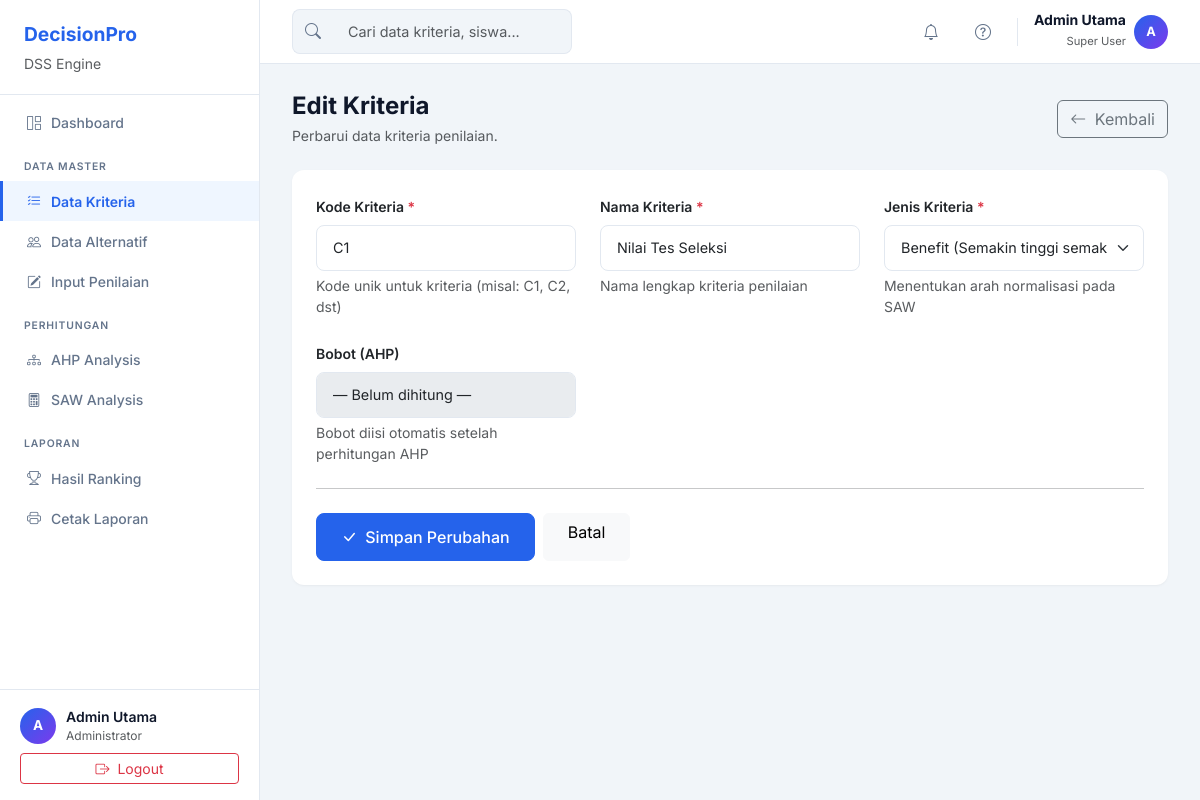
The app's page /?page=kriteria&action=edit&id=1 (signed in) with its own data.
### tables this page shows
CREATE TABLE IF NOT EXISTS tb_kriteria (
    id INT(11) PRIMARY KEY AUTO_INCREMENT,
    kode VARCHAR(5) UNIQUE NOT NULL,
    nama_kriteria VARCHAR(100) NOT NULL,
    jenis ENUM('Benefit','Cost') NOT NULL DEFAULT 'Benefit',
    bobot DECIMAL(10,6) DEFAULT NULL
);

### controllers/KriteriaController.php (called while the page is built, shortened)
<?php
require_once 'models/KriteriaModel.php';
class KriteriaController {
    private $model;
    public function __construct($conn) {
        $this->model = new KriteriaModel($conn);
    }
    public function edit($id) {
        $kriteria = $this->model->getById($id);
        $data = ['mode' => 'edit', 'kriteria' => $kriteria];
        $data['error'] = $_SESSION['flash_error'] ?? '';
        require_once 'views/kriteria/form.php';
    }
}
?>

### models/KriteriaModel.php (called while the page is built, shortened)
<?php
class KriteriaModel {
    private $conn;
    public function __construct($db) {
        $this->conn = $db;
    }
    public function getById($id) {
        $stmt = $this->conn->prepare("SELECT * FROM tb_kriteria WHERE id = ?");
        $stmt->execute([$id]);
        return $stmt->fetch(PDO::FETCH_ASSOC);
    }
}
?>

### views/kriteria/form.php (the view, shortened to what this page needs)
<?php require_once 'views/layouts/header.php'; ?>
<?php
$mode     = $data['mode'] ?? 'create';
$kriteria = $data['kriteria'] ?? null;
$is_edit  = ($mode === 'edit' && $kriteria);
$title    = $is_edit ? 'Edit Kriteria' : 'Tambah Kriteria';
?>
<div class="d-flex justify-content-between align-items-center mb-4">
    <div>
        <h4 class="mb-1 fw-bold"><?= $title ?></h4>
        <p class="text-muted mb-0 small">
            <?= $is_edit ? 'Perbarui data kriteria penilaian.' : 'Tambah kriteria penilaian baru ke dalam sistem.' ?>
        </p>
    </div>
    <a href="?page=kriteria" class="btn btn-outline-secondary">
        <i class="bi bi-arrow-left me-1"></i> Kembali
    </a>
</div>
<div class="card border-0">
    <div class="card-body p-4">
        <form method="POST" action="?page=kriteria&action=<?= $is_edit ? 'update&id=' . $kriteria['id'] : 'store' ?>">
            <div class="row g-4">
                <div class="col-md-4">
                    <label for="kode" class="form-label fw-semibold small">Kode Kriteria <span class="text-danger">*</span></label>
                    <input type="text" class="form-control" id="kode" name="kode"
                           placeholder="Contoh: C1" maxlength="5"
                           value="<?= htmlspecialchars($kriteria['kode'] ?? '') ?>" required>
                    <div class="form-text">Kode unik untuk kriteria (misal: C1, C2, dst)</div>
                </div>
                <div class="col-md-4">
                    <label for="nama_kriteria" class="form-label fw-semibold small">Nama Kriteria <span class="text-danger">*</span></label>
                    <input type="text" class="form-control" id="nama_kriteria" name="nama_kriteria"
                           placeholder="Contoh: Nilai Tes Seleksi"
                           value="<?= htmlspecialchars($kriteria['nama_kriteria'] ?? '') ?>" required>
                    <div class="form-text">Nama lengkap kriteria penilaian</div>
                </div>
                <div class="col-md-4">
                    <label for="jenis" class="form-label fw-semibold small">Jenis Kriteria <span class="text-danger">*</span></label>
                    <select class="form-select" id="jenis" name="jenis" required>
                        <option value="Benefit" <?= (($kriteria['jenis'] ?? 'Benefit') == 'Benefit') ? 'selected' : '' ?>>
                            Benefit (Semakin tinggi semakin baik)
                        </option>
                    </select>
                    <div class="form-text">Menentukan arah normalisasi pada SAW</div>
                </div>
                <?php if ($is_edit): ?>
                <div class="col-md-4">
                    <label class="form-label fw-semibold small">Bobot (AHP)</label>
                    <input type="text" class="form-control" disabled readonly
                           value="<?= ($kriteria['bobot'] !== null && $kriteria['bobot'] > 0) ? number_format($kriteria['bobot'], 6) : '— Belum dihitung —' ?>">
                    <div class="form-text">Bobot diisi otomatis setelah perhitungan AHP</div>
                </div>
                <?php endif; ?>
            </div>
            <hr class="my-4">
            <div class="d-flex gap-2">
                <button type="submit" class="btn btn-primary px-4">
                    <i class="bi bi-<?= $is_edit ? 'check-lg' : 'plus-circle' ?> me-1"></i>
                    <?= $is_edit ? 'Simpan Perubahan' : 'Tambah Kriteria' ?>
                </button>
                <a href="?page=kriteria" class="btn btn-light px-4">Batal</a>
            </div>
        </form>
    </div>
</div>
<?php require_once 'views/layouts/footer.php'; ?>

### assets/css/style.css (style rules this page uses)
:root { --primary: #2563eb; --primary-hover: #1d4ed8; --primary-light: #eff6ff; --bg: #f1f5f9; --card-bg: #ffffff; --text: #0f172a; --text-muted: #64748b; --border: #e2e8f0; --sidebar-w: 260px; --topbar-h: 64px; --radius-sm: 8px; --radius-md: 12px; --radius-lg: 16px; --shadow-sm: 0 1px 3px 0 rgb(0 0 0 / 0.04), 0 1px 2px -1px rgb(0 0 0 / 0.04); --shadow-md: 0 4px 6px -1px rgb(0 0 0 / 0.07), 0 2px 4px -2px rgb(0 0 0 / 0.05); --transition: 0.2s ease; }
*, *::before, *::after { box-sizing: border-box; }
body { font-family: 'Inter', -apple-system, BlinkMacSystemFont, sans-serif; background: var(--bg); color: var(--text); -webkit-font-smoothing: antialiased; }
.form-control { padding: 0.7rem 1rem; border-radius: var(--radius-sm); border: 1px solid var(--border); font-size: 0.9rem; transition: border-color var(--transition), box-shadow var(--transition); }
.btn-primary { background: var(--primary); border-color: var(--primary); padding: 0.7rem 1.25rem; border-radius: var(--radius-sm); font-weight: 500; transition: all var(--transition); }
.card { border: 1px solid var(--border); border-radius: var(--radius-md); box-shadow: var(--shadow-sm); background: var(--card-bg); transition: box-shadow var(--transition); }
.form-select { padding: 0.7rem 2.25rem 0.7rem 1rem; border-radius: var(--radius-sm); border: 1px solid var(--border); font-size: 0.9rem; transition: border-color var(--transition), box-shadow var(--transition); }

### records on screen
tb_kriteria: kode "C1", nama_kriteria "Nilai Tes Seleksi", jenis "Benefit (Semakin tinggi semakin baik)", bobot "— Belum dihitung —"

### other values on screen
substr($_SESSION['nama'] ?? 'A', 0, 1) "A"
$_SESSION['nama'] "Admin Utama"
$title "Edit Kriteria"
